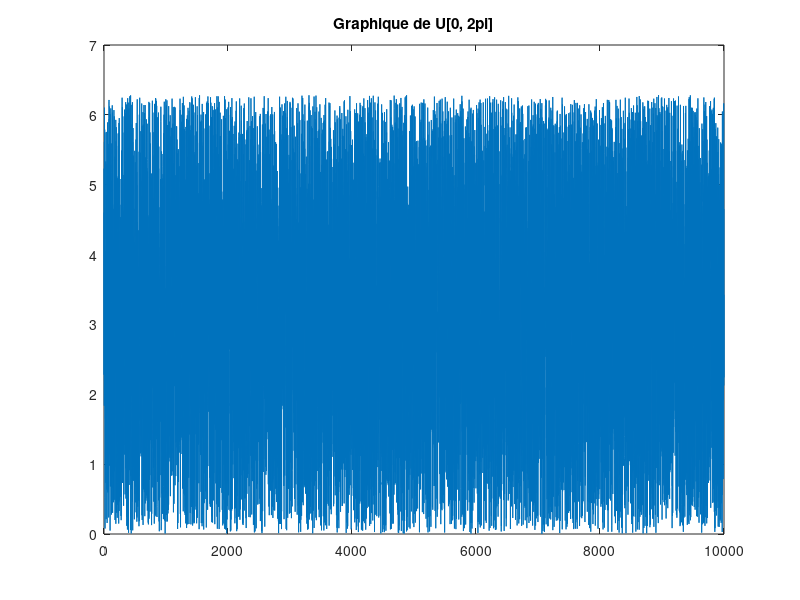

The MATLAB source for this figure: (Note: this script raises an error after producing the figure.)

%% Clean up
clc % vide ligne de commande
clear all % vide workspace
close all % vide fenetres et graphiques

% Angle de l'erreur : err_angle
% Module de l'erreur : r
% Module de l'erreur théorique : r_theo

%% Initilisation a)
N = 10000;
U = rand(1, N);
err_angle = 2*pi*U;

dx = 1;
x = [0:dx:N-1];

figure
plot(x, err_angle)
title("Graphique de U[0, 2\pi]")

%% Histogramme b)
figure
histogram(U)
title("Histogramme U[0, 1]")

%% Loi de Rayleigh c)
dr = 0.01;
r = [0:dr:10];

figure
for sigma_2 = [0.25 1 4 9 16]
    fr = (r./sigma_2).*exp(-((r.^2)./(2*sigma_2))); 
    plot(r, fr)
    hold on
end
title("Loi de Rayleigh théorique")
xlabel("r")
legend('\sigma^2=0.25', '\sigma^2=1', '\sigma^2=4', '\sigma^2=9', '\sigma^2=16');
hold off

%% Méthode d'inversion de la CDF e) f)
dp = 0.01;
p = [0:dp:1];
sigma_2 = 4;
r = sqrt(-2*sigma_2.*log(1-p));
plot(p, r)
title("Graphique du module de l'erreur sur 10,000 réalisations")

%% Comparaison des histogrammes g)
N = 10000;

% Génération des nombres
p = rand(1, N);
r = sqrt(-2*sigma_2.*log(1-p));

figure
subplot(2, 1, 1);
histogram(r)
title("Histogramme des 10,000 nombre générés")

% Génération des nombres théoriquement
r_theo = raylrnd(1, N, 1);

subplot(2, 1, 2); 
histfit(r_theo, 50,"rayleigh")
title("Histogramme des 10,000 nombre générés théoriquement selon la distribution de Rayleigh")
